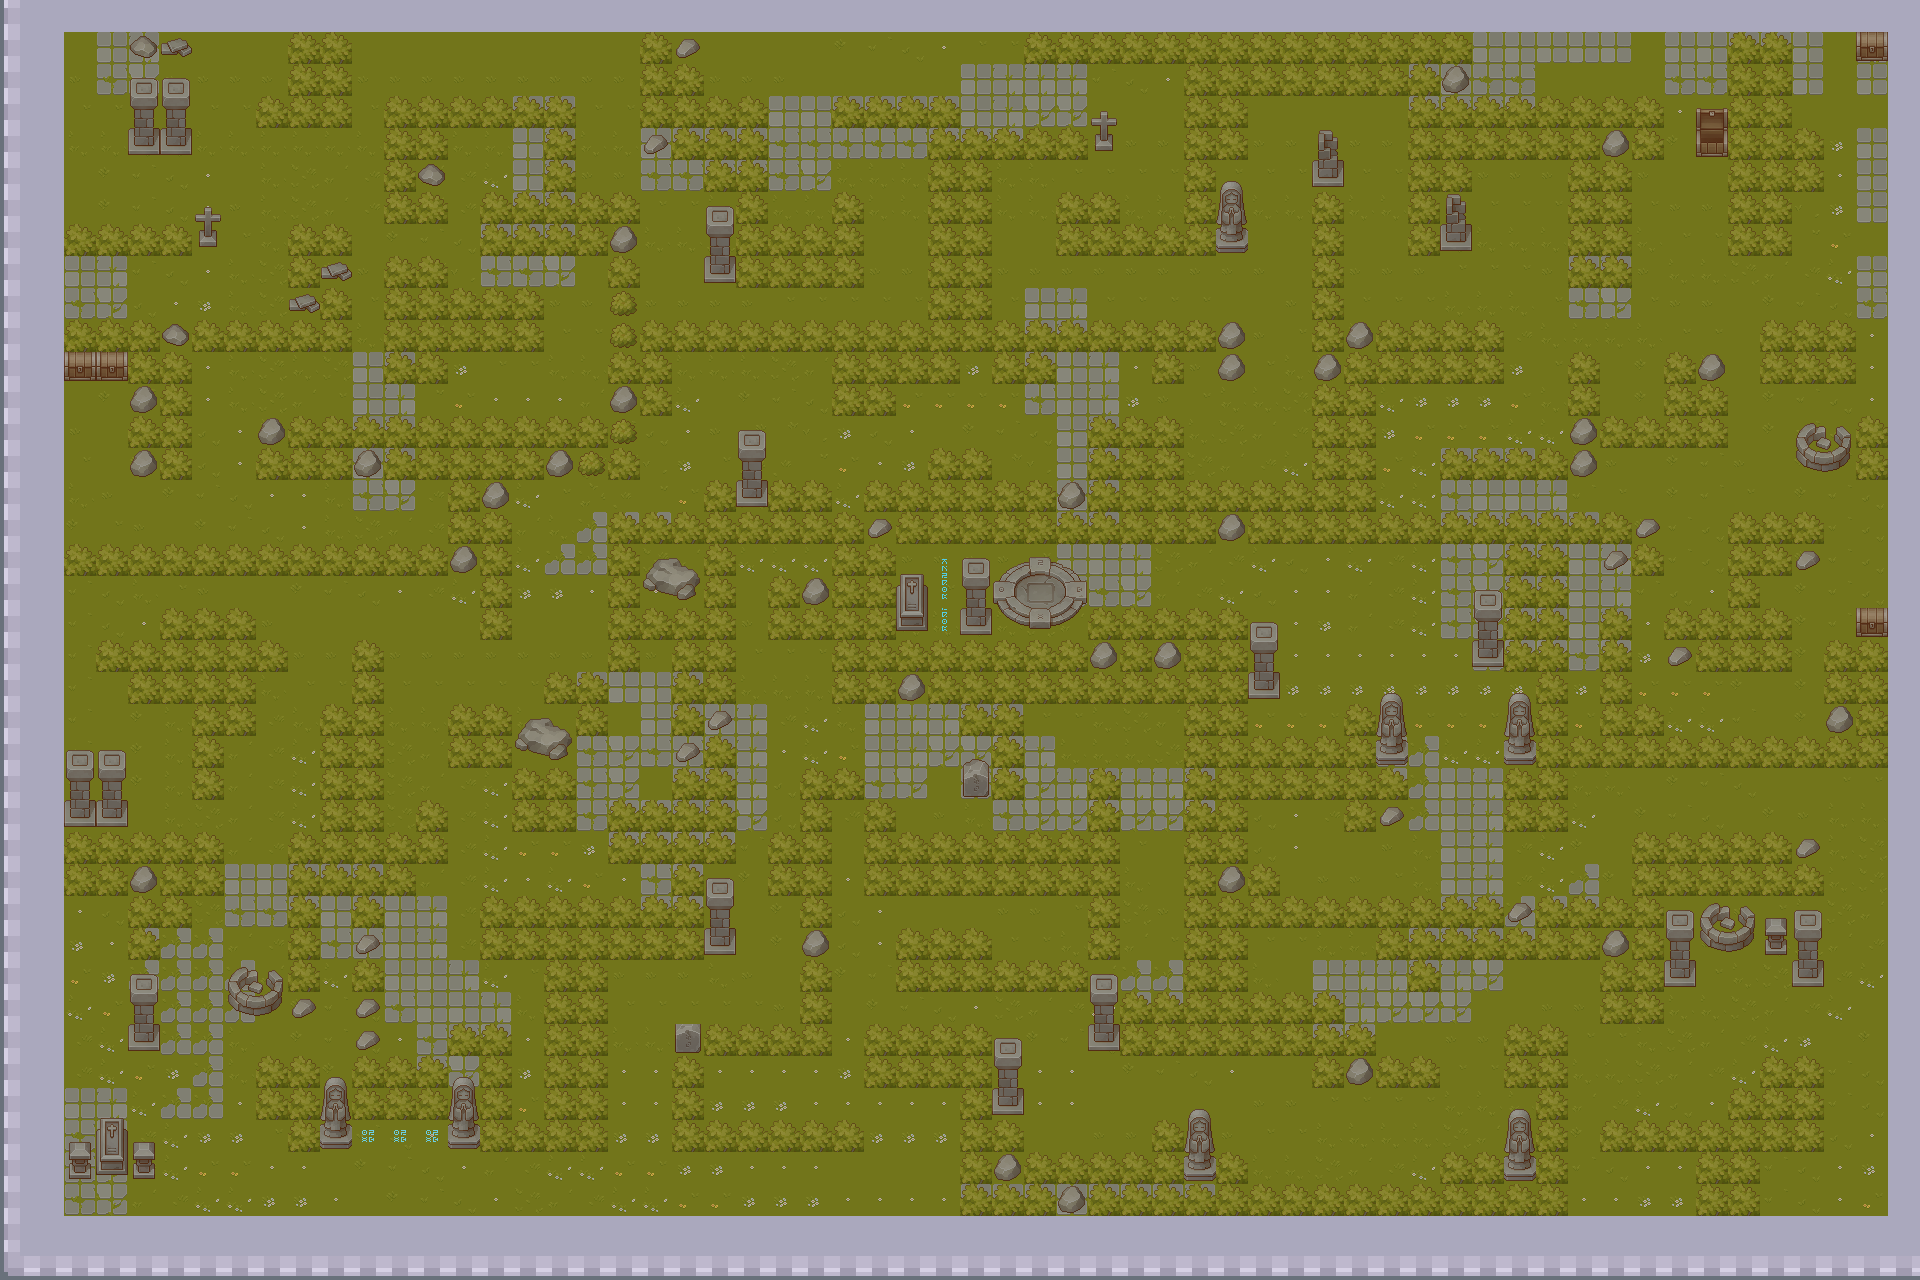

Tiled map render using the project's own tile images. Description and the map definition, with tile-layer contents summarised, below:
An orthogonal 60x40 tile map with 32x32 px tiles, 3 tile layers (Floor, Walls, Exit), 4 tilesets.

<map version="1.10" tiledversion="1.11.2" orientation="orthogonal" renderorder="right-down" width="60" height="40" tilewidth="32" tileheight="32" infinite="0" nextlayerid="5" nextobjectid="1">
 <editorsettings>
  <export format="tmx" />
 </editorsettings>
 <tileset firstgid="1" name="Test" tilewidth="64" tileheight="64" tilecount="54" columns="9">
  <image source="tileset.png" width="576" height="384" />
  <tile id="16">
   <properties>
    <property name="Blocked" type="bool" value="true" />
   </properties>
  </tile>
 </tileset>
 <tileset firstgid="55" source="TX Tileset Grass.tsx" />
 <tileset firstgid="119" source="TX Plant.tsx" />
 <tileset firstgid="375" source="TX Props.tsx" />
 <layer id="1" name="Floor" width="60" height="40">
  <data>[2400 cells, 2400 non-empty, 28 distinct tile ids]</data>
 </layer>
 <layer id="2" name="Walls" width="60" height="40">
  <properties>
   <property name="Blocked" type="bool" value="true" />
  </properties>
  <data>[2400 cells, 1149 non-empty, 48 distinct tile ids]</data>
 </layer>
 <layer id="3" name="Exit" width="60" height="40">
  <data>[2400 cells, 12 non-empty, 12 distinct tile ids]</data>
 </layer>
</map>
